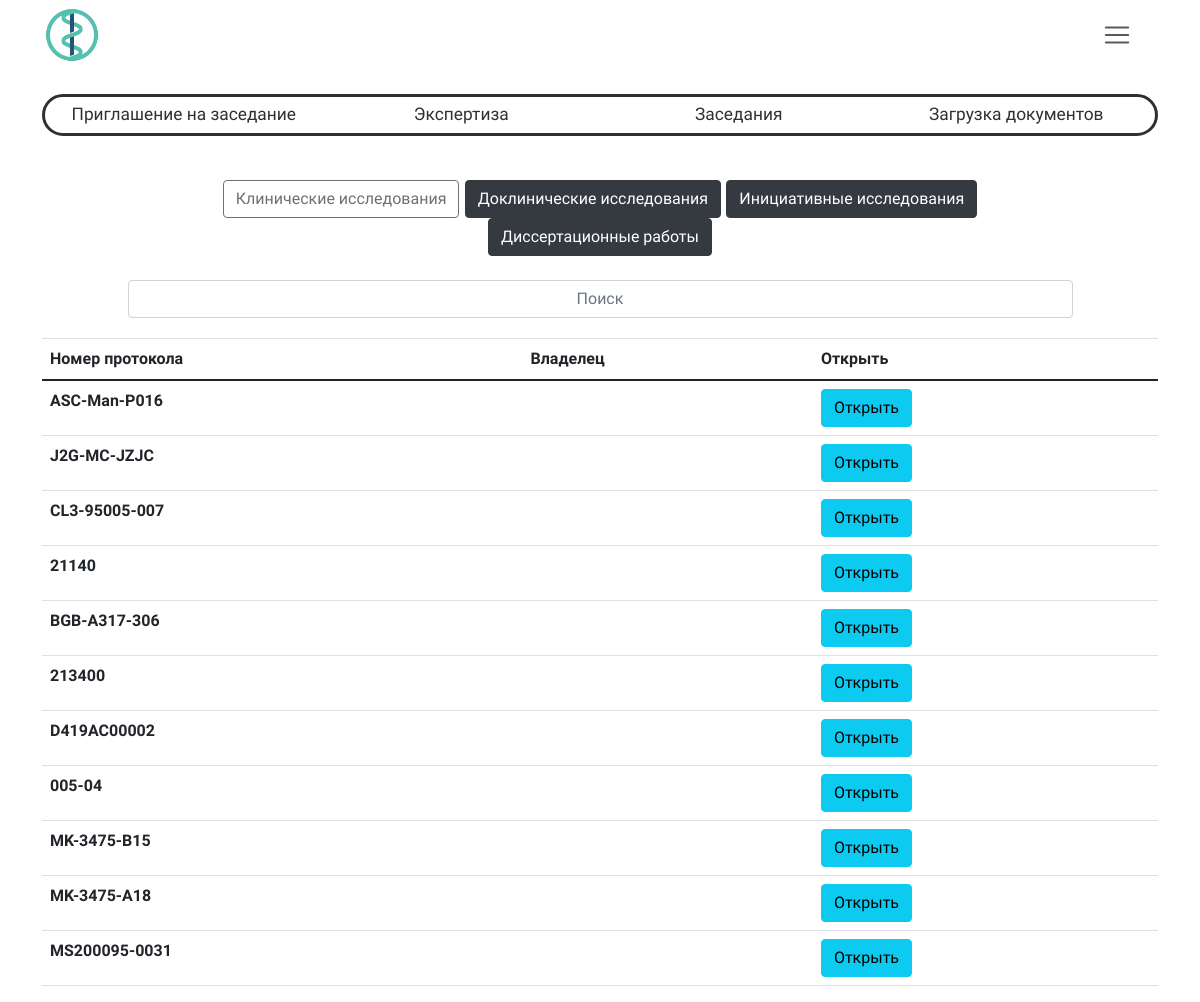
The app's page /research/WatchResearchList/clinicalResearch/ (signed in), older data.
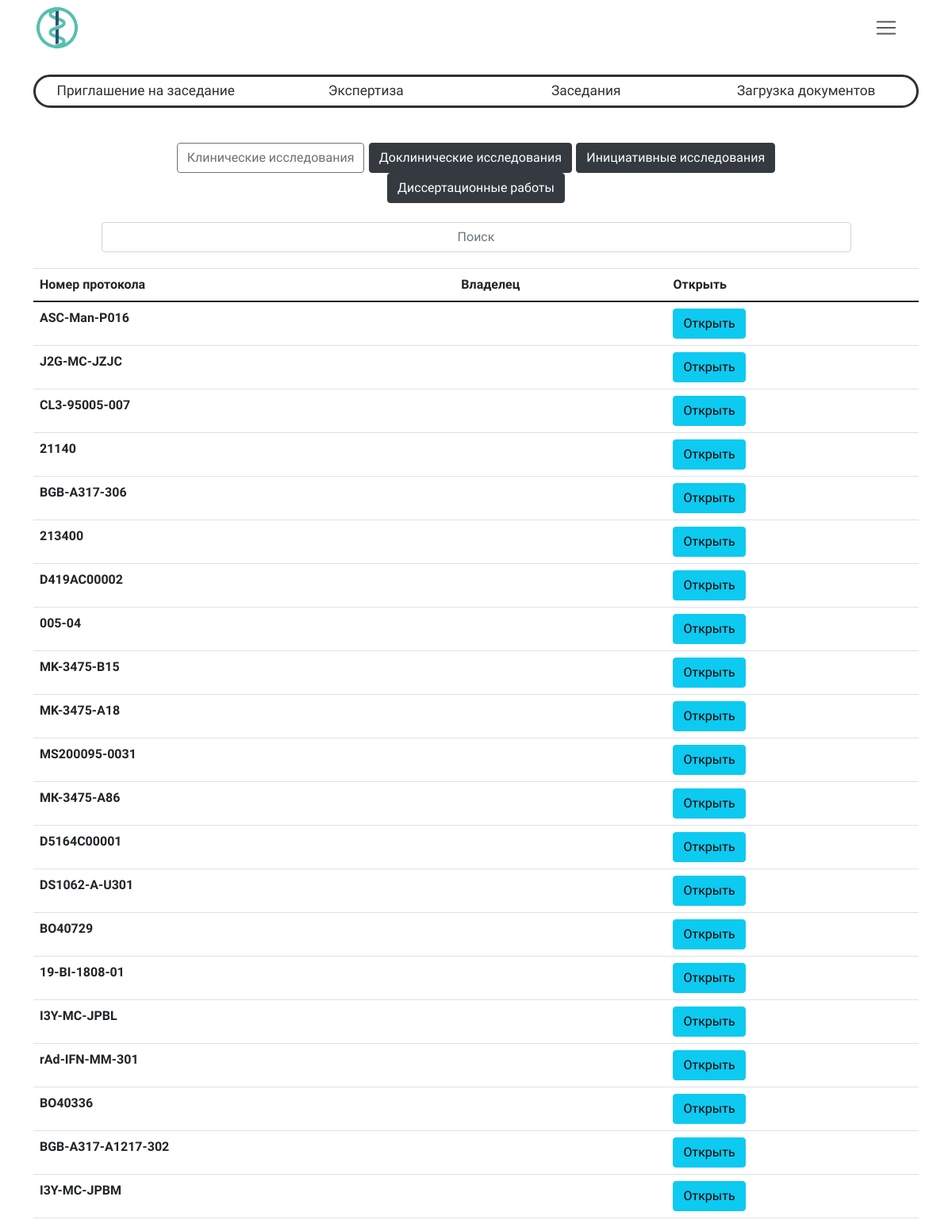
The same page, newer data.
### researchManager/models.py (models this page shows, shortened)
class Research(models.Model):
    type = models.CharField("Тип исследования", max_length=50, null=True, blank=True)
    type_request = models.CharField("Тип заявки", max_length=50, null=True, blank=True)
    owner = models.ForeignKey(settings.AUTH_USER_MODEL, on_delete=models.CASCADE, null=True, blank=True)
    identityCode = models.CharField("Код исследования", max_length=50, null=True, blank=True)
    date_accepted = models.DateField("Дата одобрения", blank=True, null=True, default="2021-05-05")
    date_created = models.DateTimeField("Дата загрузки в систему", auto_now_add=True, null=True, blank=True)
    protocol_number = models.CharField("Номер протокола", max_length=50, null=True, blank=True)
    protocol_name = models.CharField("Название протокола", max_length=500, null=True, blank=True)
    work_name = models.CharField("Название работы", max_length=500, null=True, blank=True)
    division = models.CharField("Подразделение", max_length=500, null=True, blank=True)
    executor = models.CharField("Исполнитель", max_length=500, null=True, blank=True)
    specialization = models.CharField("Специализация", max_length=500, null=True, blank=True)
    managers = models.CharField("Менеджеры", max_length=500, null=True, blank=True)
    name_research = models.CharField("Название исследования", max_length=500, null=True, blank=True)
    drug_name = models.CharField("Название препарата", max_length=500, null=True, blank=True)
    main_researcher = models.CharField("Главный исследователь", max_length=500, null=True, blank=True)
    research_center = models.CharField("Исследовательский центр", max_length=500, null=True, blank=True)
    customer = models.CharField("Заказчик", max_length=500, null=True, blank=True)
    customer_contacts = models.CharField("Контактные данные заказчика", max_length=500, null=True, blank=True)
    duration = models.CharField("Срок проведения исследования", max_length=150, null=True, blank=True)
    version = models.IntegerField("Версия", null=True, blank=True)
    addedOnMeeting = models.BooleanField("Добавленно на заседании", default=False)
    class Meta:
        verbose_name = "Исследование"
        verbose_name_plural = "Исследования"
    def __str__(self, MAX_LENGTH=70):
        MAX_LENGTH = 70
        name = "Ошибка данных"
        if self.type == "clinicalResearch":
            name = self.protocol_name
        if self.type == "preclinicalResearch":
            name = self.work_name
        if self.type == "initiativeResearch":
            name = self.name_research
        if self.type == "dissertationWork":
            name = self.work_name
            print(name)
        if len(name) > MAX_LENGTH:
            return name[:MAX_LENGTH] + '...'
        else:
            return name

### researchManager/views.py (the view)
# urls.py: path("WatchResearchList/<str:researchType>/", login_required(views.WatchResearch.getResearchList), name="WatchResearchList"),
    def getResearchList(request, researchType):
        researchList = getMainResearchsList(researchType)
        print(Research.objects.all())
        return render(request, "research/researchList.html", {
            'researchList': researchList,
            'researchType': researchType,
        })

### researchManager/functions/loadResearch.py (called while the page is built)
def getMainResearchsList(researchType, researchList = [], identityCodeList = [], have = False):
    allResearch = Research.objects.filter(type=researchType).order_by('-date_accepted')
    for notFiltredResearch in allResearch:
        if researchList:
            if notFiltredResearch.identityCode not in identityCodeList:
                identityCodeList.append(notFiltredResearch.identityCode)
                researchList.append(notFiltredResearch)
        else:
            identityCodeList.append(notFiltredResearch.identityCode)
            researchList.append(notFiltredResearch)
    return researchList

### userControl/models.py (called while the page is built)
    def __str__(self):
        return self.get_full_name()

### researchManager/templates/research/researchList.html (shortened to what this page needs)
{% extends "base.html" %}
{% load static %}
{% block content %}
<div class="filter_container custom_table table-hover">
    <div id="filterPanel">
        <button type="button" class="btn btn-outline-dark active filter" aria-pressed="true" id="clinicalResearch" disabled>Клинические исследования</button>
        <button type="button" class="btn btn-outline-dark active filter" aria-pressed="true" id="preclinicalResearch">Доклинические исследования</button>
        <button type="button" class="btn btn-outline-dark active filter" aria-pressed="true" id="initiativeResearch">Инициативные исследования</button>
        <button type="button" class="btn btn-outline-dark active filter" aria-pressed="true" id="dissertationWork">Диссертационные работы</button>
    </div>
    <div class="input-group mt-4 text-center" id="divSearch">
        <input type="text" class="form-control text-center w-50" aria-label="Поиск" aria-describedby="inputGroup-sizing-default" id="searchInput" placeholder="Поиск">
    </div>
</div>
    <div id="researchInfo">
        <table class="custom_table table-hover" id="researchList">
        {% if researchType == "clinicalResearch" %}
          {% include "research/researchLists/clinicalResearchsList.html" %}
        {% endif %}
        </table>
    </div>
</div>
{% endblock %}

### templates/research/researchLists/clinicalResearchsList.html (shortened to what this page needs)
<table class="table">
  <thead>
    <tr>
      <th scope="col">Номер протокола</th>
      <th scope="col">Владелец</th>
      <th scope="col">Открыть</th>
    </tr>
  </thead>
  <tbody>
    {% for research in researchList %}
      <tr>
        <th scope="row">{{ research.protocol_number }}</th>
        <td>{{ research.owner }}</td>
        <td>
        <form action="{% url 'watchResearch' research.id %}">
          <button type="submit" class="btn btn-info">Открыть</button></td>
      </tr>
    {% endfor %}
  </tbody>
</table>

Row changes from the older to the newer data that the page shows:
added Research: protocol_number "МК-3475-А86"
added Research: protocol_number "D5164C00001"
added Research: protocol_number "DS1062-A-U301"
added Research: protocol_number "BO40729"
added Research: protocol_number "19-BI-1808-01"
added Research: protocol_number "I3Y-MC-JPBL"
added Research: protocol_number "rAd-IFN-MM-301"
added Research: protocol_number "BO40336"
added Research: protocol_number "BGB-A317-A1217-302"
added Research: protocol_number "I3Y-MC-JPBM"
